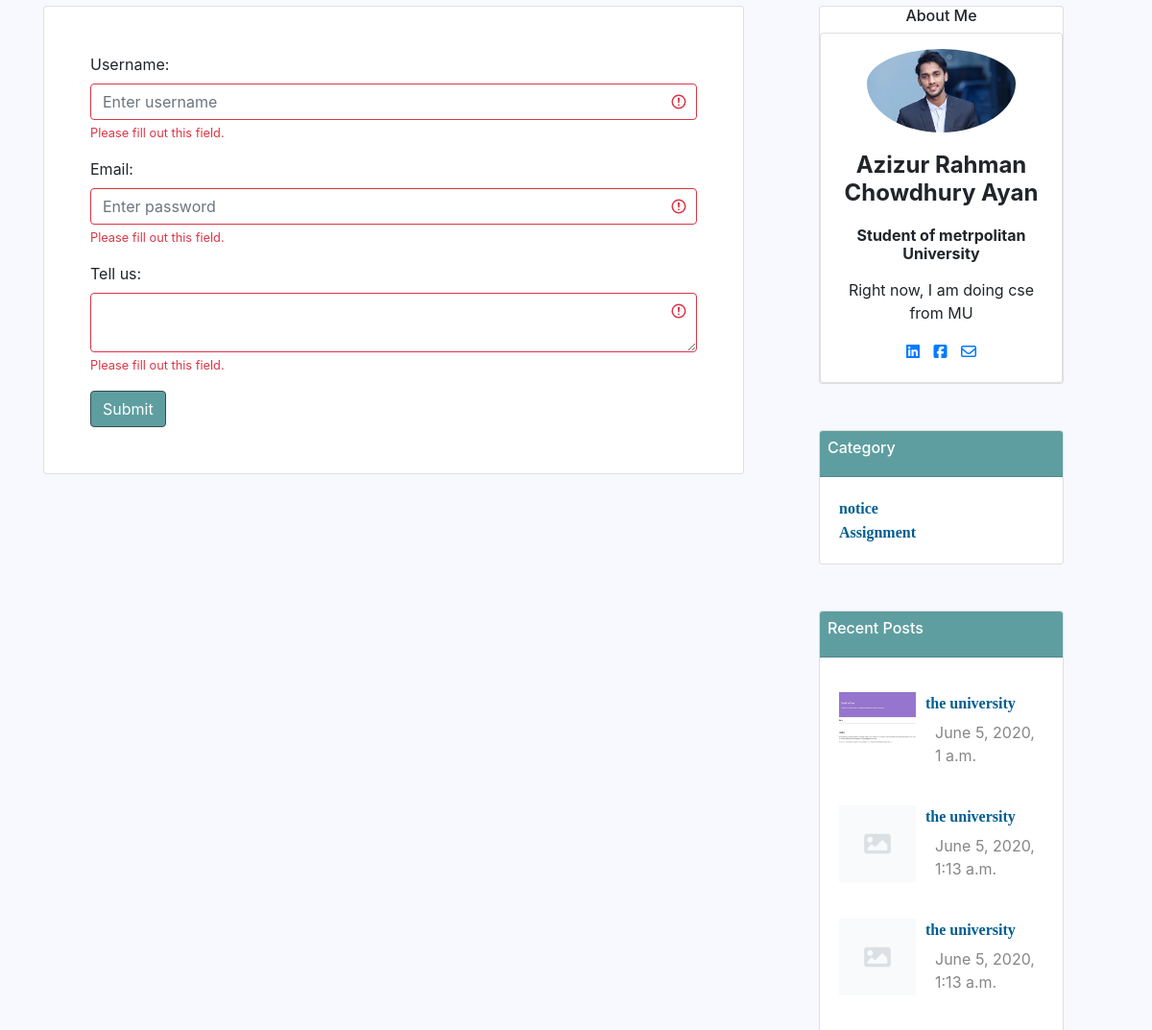
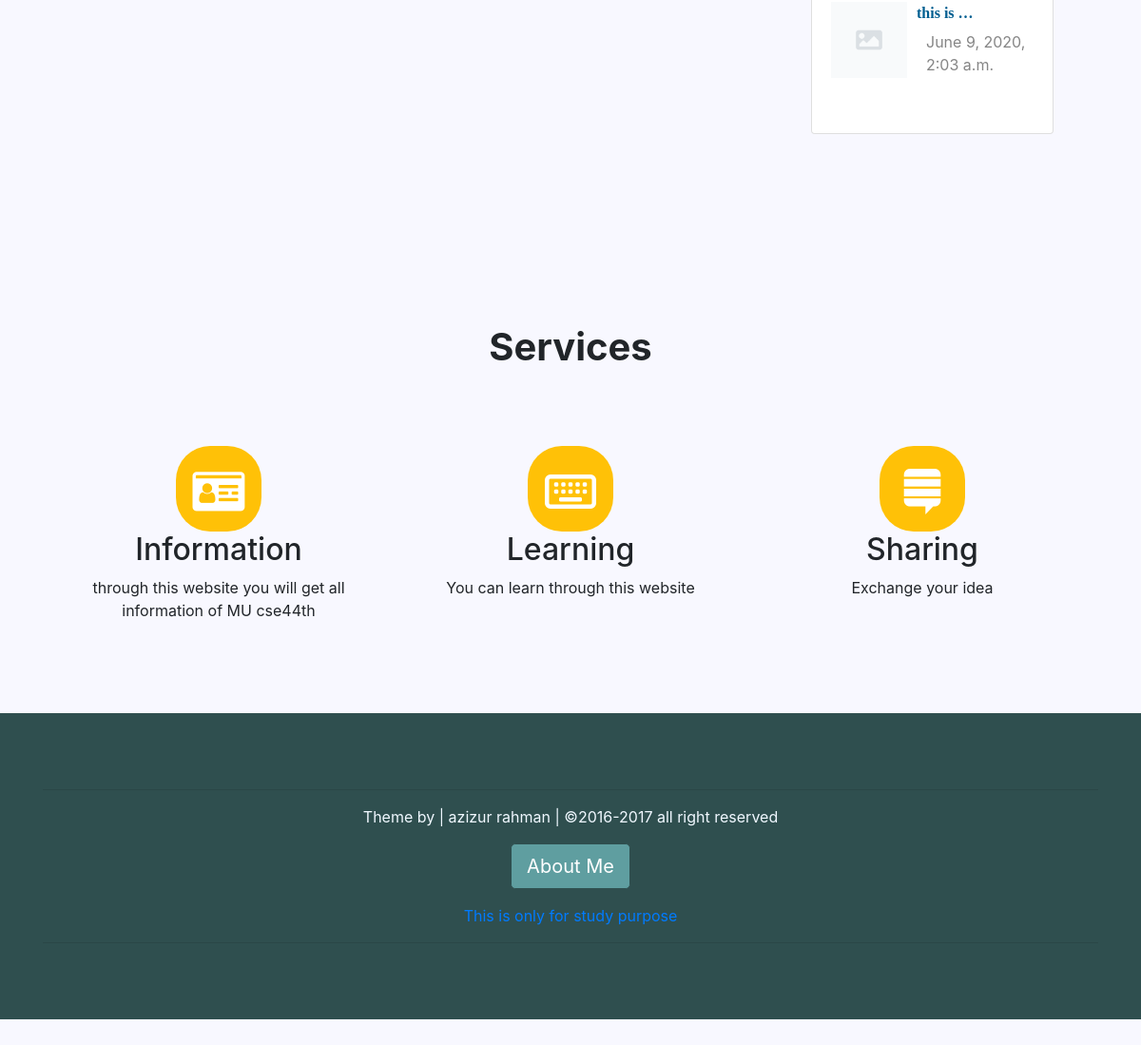
The app's page /contact/ (lower part), older data (2 pictures, top to bottom).
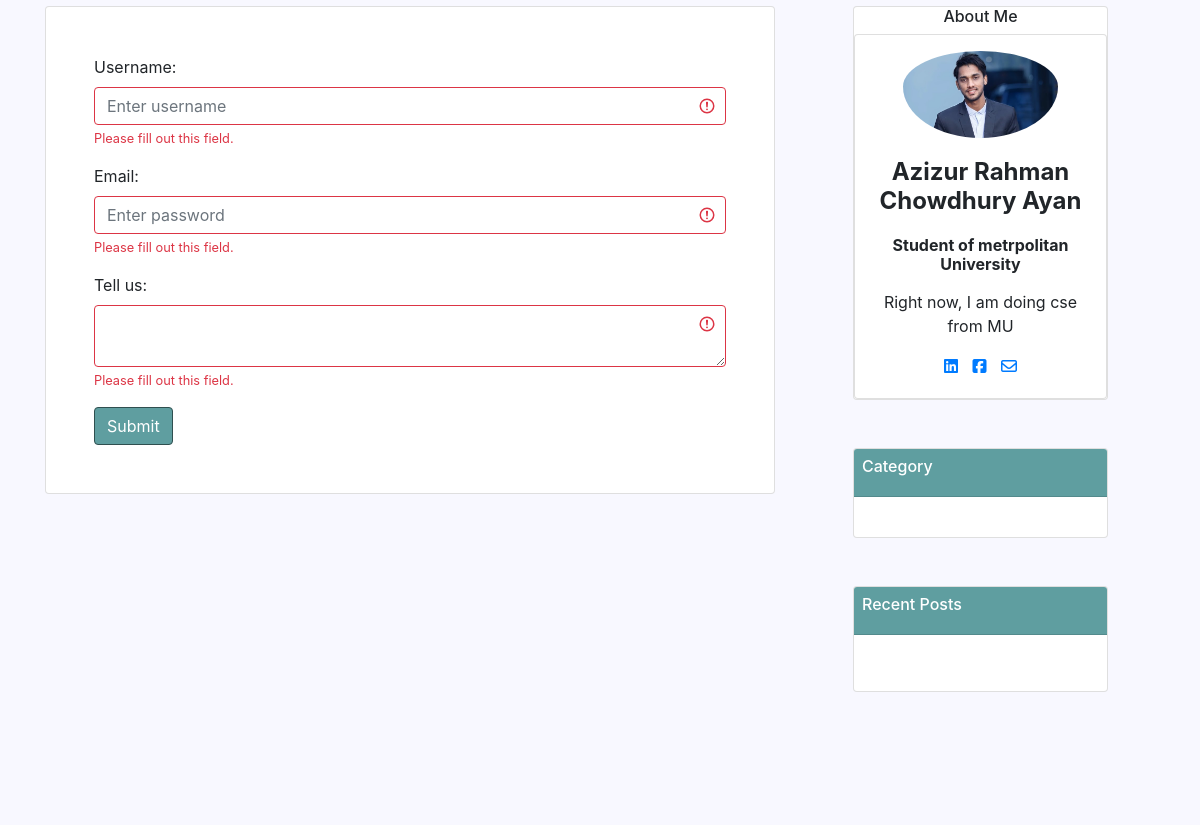
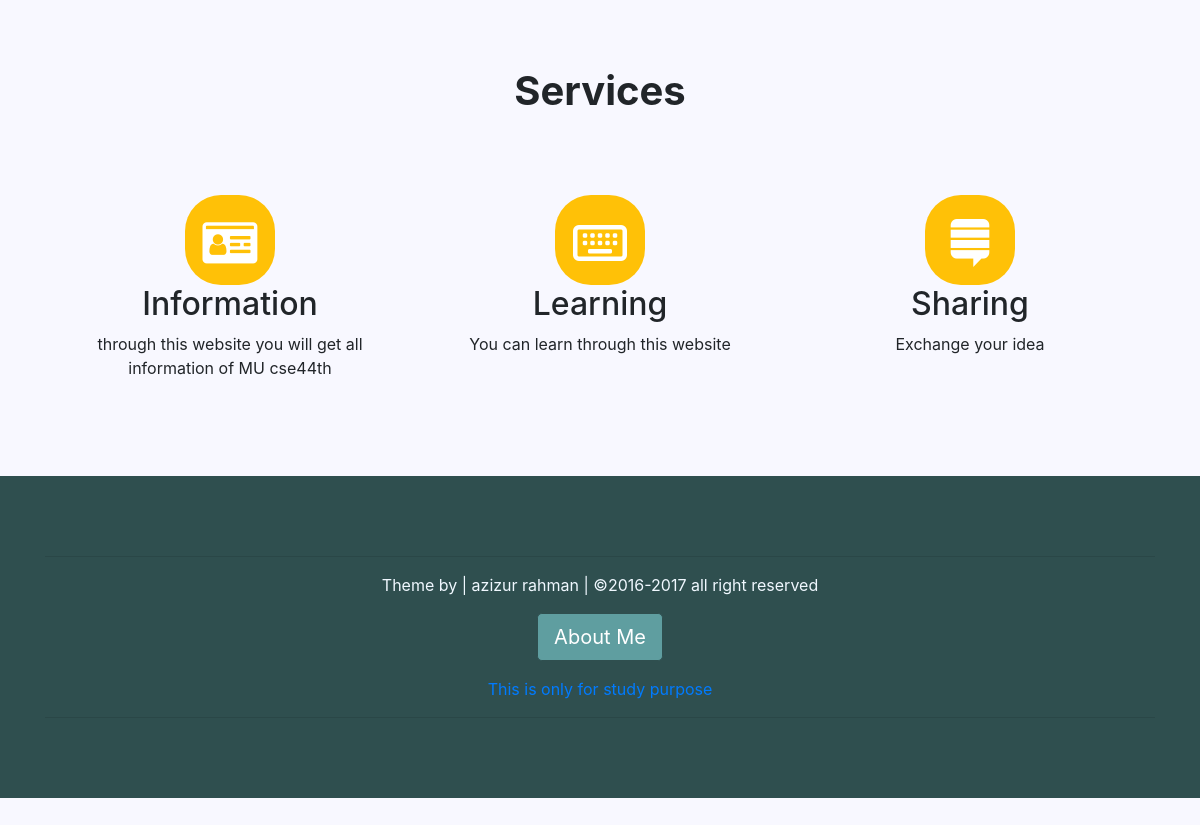
The same page, newer data (2 pictures, top to bottom).
### post/models.py (models this page shows, shortened)
class Category(models.Model):
    category = models.CharField(max_length=200, primary_key=True)

class Post(models.Model):
    category = models.ForeignKey(Category, on_delete=models.CASCADE)
    postAuthor = models.CharField(max_length=200)
    postId = models.AutoField(primary_key=True, auto_created=True)
    postTitle = models.CharField(max_length=200)
    postTimeDate = models.DateTimeField(auto_now_add=True, auto_now=False, blank=True)
    postText = models.TextField()
    postUrl = models.TextField(blank=True)
    postImage = models.ImageField(blank=True, null=True)
    def get_photo_url(self):
        if self.postImage and hasattr(self.postImage, 'url'):
            return self.postImage.url
        else:
            return "/static/no.png"

### home/views.py (the view, shortened to what this page needs)
# urls.py: path('contact/', views.contact, name='contact'),
def contact(request):
    context = {'RecentPost': Post.objects.all()[0:4],
            'Categories': Category.objects.all()[0:4]}
    return render(request, 'home/contact.html',context)

### templates/home/contact.html (shortened to what this page needs)
{% extends 'base.html' %}
{% load static %}
 {% block body %}
<div class="row">
 <div class="col-sm-8 mb-5">
     <div class="card pl-5  pr-5  pt-5 pb-5">
<form action="{% url 'contact' %}" method="post" class="was-validated">
  <div class="form-group">
    <label for="uname">Username:</label>
    <input type="text" class="form-control" id="uname" placeholder="Enter username" name="uname" required>
    <div class="invalid-feedback">Please fill out this field.</div>
  </div>
  <div class="form-group">
    <label for="email">Email:</label>
    <input type="email" class="form-control" id="pwd" placeholder="Enter password" name="email" required>
    <div class="invalid-feedback">Please fill out this field.</div>
  </div>
 <div class="form-group">
    <label for="text">Tell us:</label>
  <textarea class="form-control" id="txt" name="text" required></textarea>
    <div class="invalid-feedback">Please fill out this field.</div>
  </div>
  <button type="submit" class="btn btn-primary">Submit</button>
</form>
     </div>
 </div>
       <div class="col-sm-3 ml-lg-5" >
          <div class="card text-center ">
                    <h6>About Me</h6>
<div class="card card-cascade">
  <div class="view view-cascade overlay">
    <img class="card-img-top rounded-circle pl-5 pr-5 pt-3" src="{% static 'aya.jpeg' %}" alt="Card image cap">
  </div>
  <div class="card-body card-body-cascade text-center">
    <h4 class="card-title"><strong>Azizur Rahman Chowdhury Ayan</strong></h4>
    <h6 class="font-weight-bold indigo-text py-2">Student of metrpolitan University</h6>
    <p class="card-text">Right now, I am doing cse from MU
    </p>
    <a href="https://www.linkedin.com/in/azizur-rahman-720636165"  class="btn-floating btn-small btn-fb"><i class="fa fa-linkedin-square

"></i></a>
    <a href="https://www.facebook.com/imayanchy/" class="btn-floating btn-small btn-tw" style="padding:10px;"><i class="fa fa-facebook-square

"></i></a>
    <a href="mailto:aaziz9642@gmail.com"  class="btn-floating btn-small btn-dribbble"><i class="fa fa-envelope-o"></i></a>
  </div>
</div>
                </div>
                 <div class="card mt-5">
                    <div class="card-header pl-2 pt-2 card-titles">
                        <h6>Category</h6>
                    </div>
                    <div class="card-body">
                          {% for post in Categories %}
                        <a href="#">
                            <span id="heading"> {{ post.category }} </span>
                        </a><br>
                           {% endfor %}
                    </div>
                </div>
 <div class="card mt-5">
                    <div class="card-header pl-2 pt-2 card-titles">
                        <h6>Recent Posts</h6>
                    </div>
                    <div class="card-body">
                        <div class="mt-3">
                             {% for post in RecentPost%}
                            <img style="float:left;" class="d-inline-block" src="{{ post.get_photo_url }}" height=80;
                                width=80; alt="abc">
                            <a href="{{ post.postId }}">
                                <p  style="margin-left:90px;" id="heading">
                                    {{ post.postTitle |truncatewords:2 }}
                                </p>
                            </a>
                            <p style="margin-left:100px; margin-top:-10px;" class="description">{{ post.postTimeDate }}</p>
                            <br>
                             {% endfor %}
                        </div>
                    </div>
                </div>
        </div>
</div>
{% endblock body %}

### templates/base.html (shortened to what this page needs)
{% load static %}
<!DOCTYPE html>
<html lang="en">
<head>
    <link rel="stylesheet" href="{% static 'css/bootstrap.min.css' %}">
    <link rel="stylesheet" href="{% static 'css/publicfile.css' %} ">
    <link rel="stylesheet" href="path/to/font-awesome/css/font-awesome.min.css">
    <link rel="stylesheet" href="https://cdnjs.cloudflare.com/ajax/libs/font-awesome/4.7.0/css/font-awesome.min.css">
</head>
<body>
 <div class="container mt-5 mb-5">
     {% block body %}
     {% endblock body %}
   <h1 style="text-align:center; font-weight:bold;">Services</h1>
<div class="row  text-center row-setting">
    <div class="col-sm-4 col-md-4 d-block m-auto">
        <div class="imgsetting d-block m-auto bg-warning">
            <i class="fa fa-id-card fa-3x text-white mt-4"></i>
        </div>
         <h2>Information</h2>
                <p>
                    through this website you will get all information of MU cse44th
                </p>
    </div>
     <div class="col-sm-4">
         <div class="imgsetting d-block m-auto bg-warning">
            <i class="fa fa-keyboard-o fa-3x text-white mt-4"></i>
        </div>
         <h2>Learning</h2>
                <p>
                    You can learn through this website
                </p>
    </div>
     <div class="col-sm-4">
        <div class="imgsetting d-block m-auto bg-warning">
            <i class="fa fa-stack-exchange fa-3x text-white mt-4"></i>
        </div>
         <h2>Sharing</h2>
                <p>
                    Exchange your idea
                </p>
    </div>
</div>
 </div>
  <div class="jumbotron jumbotron-fluid jmb">
        <div class="container">
            <div id="footer" style="text-align: center;  color:aliceblue;">
                <hr>
                <p> Theme by | azizur rahman | &copy;2016-2017 all right reserved </p>
                <p>
                    <button class="btn btn-primary btn-lg" type="button" data-toggle="collapse" data-target="#contentId"
                        aria-expanded="false" aria-controls="contentId">
                        About Me
                    </button>
                </p>
                <a href="#">
                    <p>This is only for study purpose</p>
                </a>
                <hr>
            </div>
        </div>
    </div>
</body>
</html>

### static/css/publicfile.css (style rules this page uses)
body { background-color :#F8F8FF; }
.jmb { background-color:#2F4F4F; color : white; }
.btn-primary { background-color:#5F9EA0 !important; border-color:#2F4F4F !important; }
.card-titles { background-color:#5F9EA0 !important; color:#FFF }
.row-setting { margin:80px 0px !important; }

### templates/base.html (style rules this page uses)
.row-setting { margin:80px 0px !important; }
.imgsetting { border-radius: 40%; height: 90px; width: 90px; }

Row changes from the older to the newer data that the page shows:
removed Category: category "notice"
removed Category: category "Assignment"
removed Post: get_photo_url (picture), postTitle "the university", postTimeDate "June 5, 2020, 1 a.m."
removed Post: postTitle "the university", postTimeDate "June 5, 2020, 1:13 a.m."
removed Post: postTitle "the university", postTimeDate "June 5, 2020, 1:13 a.m."
removed Post: postTitle "this is …", postTimeDate "June 9, 2020, 2:03 a.m."
